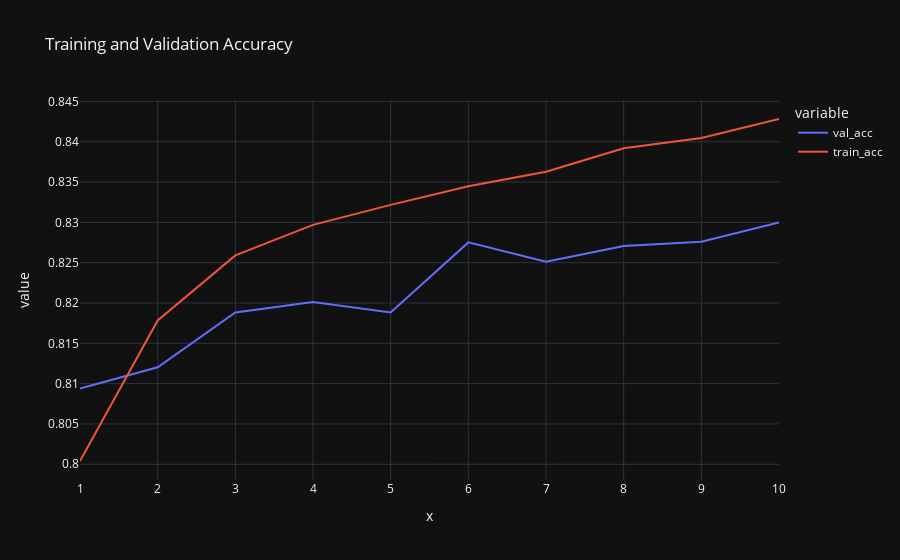

Here is the notebook cell this chart was saved with:
### Markdown cell above
## ANN

### Code cell
from keras.models import Sequential
from keras.layers import Dense
from keras.utils import to_categorical
from sklearn import metrics
import plotly.express as px


# Rest of the code
X = df_encoded.drop('is_canceled', axis=1)
y = to_categorical(df_encoded['is_canceled'])
X_train_deep, X_test_deep, y_train_deep, y_test_deep = train_test_split(X, y, test_size=0.2, random_state=0)
epochs = 10

model = Sequential()
model.add(Dense(100, activation = 'relu', input_shape = (X_train_deep.shape[1], )))
model.add(Dense(100, activation = 'relu'))
model.add(Dense(2, activation = 'sigmoid'))
model.compile(optimizer = 'adam', loss = 'binary_crossentropy', metrics = ['accuracy'])
model_history = model.fit(X_train_deep, y_train_deep, validation_data = (X_test_deep, y_test_deep),
                          epochs = epochs)


train_acc = model_history.history['accuracy']
val_acc = model_history.history['val_accuracy'] 
epoch = range(1, epochs + 1)


accuracy = pd.DataFrame({'train_acc' : train_acc, 'val_acc' : val_acc})

px.line(data_frame = accuracy, x = epoch, y = ['val_acc', 'train_acc'], title = 'Training and Validation Accuracy',
        template = 'plotly_dark')

### Figure 1 — Plotly figure (JSON) as saved in the notebook; plotly's stock layout.template omitted (floating-point values rounded to 4 significant figures)
{"data": [{"hovertemplate": "variable=val_acc<br>x=%{x}<br>value=%{y}<extra></extra>", "legendgroup": "val_acc", "line": {"color": "#636efa", "dash": "solid"}, "marker": {"symbol": "circle"}, "mode": "lines", "name": "val_acc", "orientation": "v", "showlegend": true, "type": "scatter", "x": [1, 2, 3, 4, 5, 6, 7, 8, 9, 10], "xaxis": "x", "y": [0.8094, 0.812, 0.8188, 0.8201, 0.8188, 0.8275, 0.8251, 0.8271, 0.8276, 0.83], "yaxis": "y"}, {"hovertemplate": "variable=train_acc<br>x=%{x}<br>value=%{y}<extra></extra>", "legendgroup": "train_acc", "line": {"color": "#EF553B", "dash": "solid"}, "marker": {"symbol": "circle"}, "mode": "lines", "name": "train_acc", "orientation": "v", "showlegend": true, "type": "scatter", "x": [1, 2, 3, 4, 5, 6, 7, 8, 9, 10], "xaxis": "x", "y": [0.8004, 0.8178, 0.8259, 0.8297, 0.8322, 0.8345, 0.8363, 0.8392, 0.8405, 0.8428], "yaxis": "y"}], "layout": {"legend": {"title": {"text": "variable"}, "tracegroupgap": 0}, "title": {"text": "Training and Validation Accuracy"}, "xaxis": {"anchor": "y", "domain": [0, 1], "title": {"text": "x"}}, "yaxis": {"anchor": "x", "domain": [0, 1], "title": {"text": "value"}}}}
